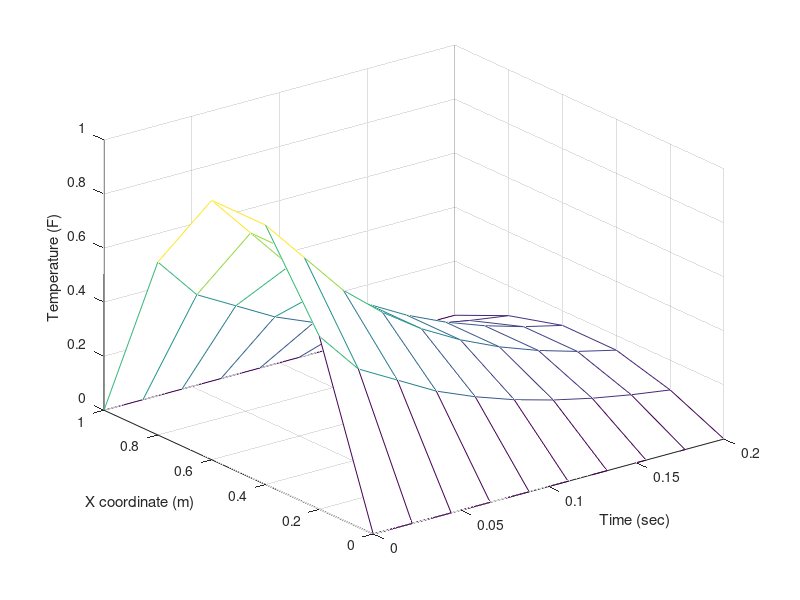

Write the MATLAB code that produced this figure.
a = 1;
L = 1;
b = 0.2;
h = 0.2;
n = fix(a/h) + 1;
x = linspace(0, L, n);
k = 0.5 * (h.^2) / (a.^2);
m = fix(b / k) + 1;
t = linspace(0, b, m);
U = zeros(n, m);
U(:, 1) = 4 * x - 4 * x.^2;
U(1, :) = 0;
U(end, :) = 0;
for j = 1 : m - 1;
    for i = 2 : n - 1;
        U(i, j + 1) = (1 - 2 * (a.^2) * k / (h.^2)) * U(i, j) + (a.^2) * k / (h.^2) * (U(i + 1, j) + U(i - 1, j));
    end
end
[xx, tt] = meshgrid(t, x);
mesh(xx, tt, U);
xlabel('Time (sec)');
ylabel('X coordinate (m)');
zlabel('Temperature (F)');
